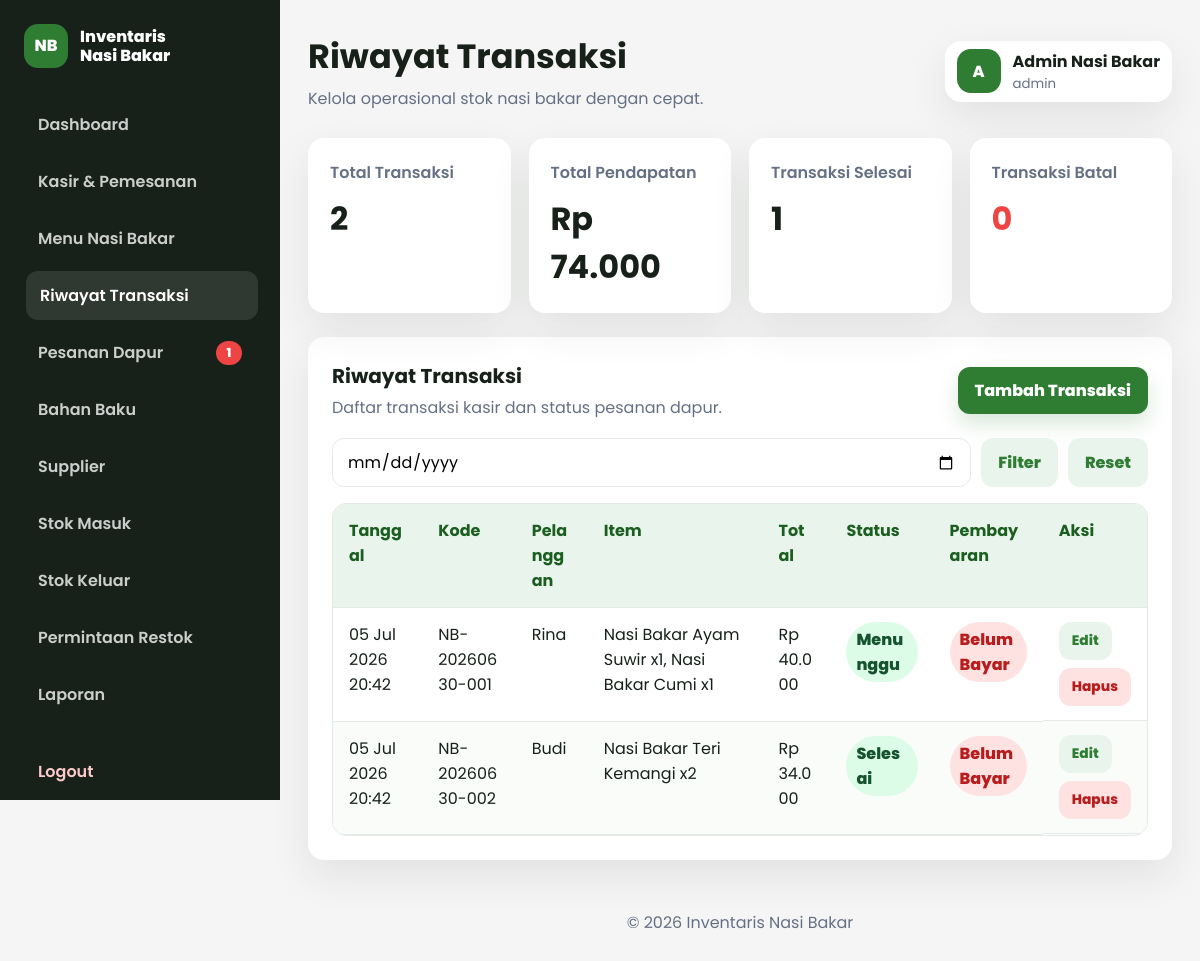
The app's page /dashboard/transaksi/index.php (signed in) with its own data.
### tables this page shows
CREATE TABLE pesanan (
    id INT AUTO_INCREMENT PRIMARY KEY,
    kode_pesanan VARCHAR(40) NOT NULL UNIQUE,
    nama_pelanggan VARCHAR(120) NOT NULL,
    total DECIMAL(12,2) NOT NULL DEFAULT 0,
    metode_bayar ENUM('tunai', 'qris', 'transfer') NOT NULL DEFAULT 'tunai',
    status ENUM('menunggu', 'diproses', 'selesai', 'batal') NOT NULL DEFAULT 'menunggu',
    status_pembayaran ENUM('belum_bayar', 'lunas') NOT NULL DEFAULT 'belum_bayar',
    catatan TEXT NULL,
    user_id INT NULL,
    created_at TIMESTAMP DEFAULT CURRENT_TIMESTAMP,
    CONSTRAINT fk_pesanan_user FOREIGN KEY (user_id) REFERENCES users(id) ON UPDATE CASCADE ON DELETE SET NULL
);

### includes/functions.php (called while the page is built, shortened)
<?php
function e(?string $value): string
{
    return htmlspecialchars((string) $value, ENT_QUOTES, 'UTF-8');
}
function rupiah($value): string
{
    return 'Rp ' . number_format((float) $value, 0, ',', '.');
}
function status_pesanan_label(string $status): string
{
    $labels = [
        'baru' => 'Menunggu',
        'menunggu' => 'Menunggu',
        'diproses' => 'Diproses',
        'selesai' => 'Selesai',
        'batal' => 'Batal',
    ];
    return $labels[$status] ?? ucfirst($status);
}
function fetch_all_stmt(mysqli_stmt $stmt): array
{
    mysqli_stmt_execute($stmt);
    $result = mysqli_stmt_get_result($stmt);
    return mysqli_fetch_all($result, MYSQLI_ASSOC);
}

### dashboard/transaksi/index.php (the view, shortened to what this page needs)
<?php
require_once __DIR__ . '/../../config/koneksi.php';
require_once __DIR__ . '/../../includes/functions.php';
$tanggal = $_GET['tanggal'] ?? '';
$where = '';
$sql = "SELECT p.*,
               GROUP_CONCAT(CONCAT(m.nama_menu, ' x', pd.qty) ORDER BY pd.id SEPARATOR ', ') AS item_pesanan
        FROM pesanan p
        LEFT JOIN pesanan_detail pd ON pd.pesanan_id = p.id
        LEFT JOIN menu_nasi_bakar m ON m.id = pd.menu_id
        $where
        GROUP BY p.id
        ORDER BY p.created_at DESC";
$stmt = mysqli_prepare($conn, $sql);
$rows = fetch_all_stmt($stmt);
$totalTransaksi = count($rows);
$totalPendapatan = 0;
$transaksiSelesai = 0;
$transaksiBatal = 0;
foreach ($rows as $row) {
    $totalPendapatan += (float) $row['total'];
    if ($row['status'] === 'selesai') {
        $transaksiSelesai++;
    }
}
include __DIR__ . '/../../includes/header.php';
?>
<section class="stats-grid">
    <article class="stat-card">
        <span>Total Transaksi</span>
        <strong><?= $totalTransaksi; ?></strong>
    </article>
    <article class="stat-card">
        <span>Total Pendapatan</span>
        <strong><?= rupiah($totalPendapatan); ?></strong>
    </article>
    <article class="stat-card">
        <span>Transaksi Selesai</span>
        <strong><?= $transaksiSelesai; ?></strong>
    </article>
    <article class="stat-card danger">
        <span>Transaksi Batal</span>
        <strong><?= $transaksiBatal; ?></strong>
    </article>
</section>
<section class="panel">
    <div class="panel-header">
        <div>
            <h2>Riwayat Transaksi</h2>
            <p>Daftar transaksi kasir dan status pesanan dapur.</p>
        </div>
        <a class="btn btn-primary" href="../kasir/index.php">Tambah Transaksi</a>
    </div>
    <form class="toolbar" method="get">
        <input type="date" name="tanggal" value="<?= e($tanggal); ?>">
        <button class="btn btn-secondary" type="submit">Filter</button>
        <a class="btn btn-secondary" href="index.php">Reset</a>
    </form>
    <div class="table-wrap">
        <table>
            <thead>
                <tr>
                    <th>Tanggal</th>
                    <th>Kode</th>
                    <th>Pelanggan</th>
                    <th>Item</th>
                    <th>Total</th>
                    <th>Status</th>
                    <th>Pembayaran</th>
                    <th>Aksi</th>
                </tr>
            </thead>
            <tbody>
                <?php foreach ($rows as $row): ?>
                    <tr>
                        <td><?= e(date('d M Y H:i', strtotime($row['created_at']))); ?></td>
                        <td><?= e($row['kode_pesanan']); ?></td>
                        <td><?= e($row['nama_pelanggan']); ?></td>
                        <td><?= e($row['item_pesanan'] ?: '-'); ?></td>
                        <td><?= rupiah($row['total']); ?></td>
                        <td><span class="badge <?= $row['status'] === 'batal' ? 'danger' : ''; ?>"><?= e(status_pesanan_label($row['status'])); ?></span></td>
                        <td><span class="badge <?= $row['status_pembayaran'] === 'belum_bayar' ? 'danger' : ''; ?>"><?= $row['status_pembayaran'] === 'lunas' ? 'Lunas' : 'Belum Bayar'; ?></span></td>
                        <td class="actions">
                            <a class="btn-small" href="../kasir/form.php?id=<?= (int) $row['id']; ?>">Edit</a>
                            <a class="btn-small danger" href="../kasir/hapus.php?id=<?= (int) $row['id']; ?>" data-confirm="Hapus transaksi ini?">Hapus</a>
                        </td>
                    </tr>
                <?php endforeach; ?>
            </tbody>
        </table>
    </div>
</section>
<?php include __DIR__ . '/../../includes/footer.php'; ?>

### assets/css/dashboard.css (style rules this page uses)
:root { --primary: #2E7D32; --primary-dark: #1B5E20; --secondary: #F5F5F5; --accent: #FFC107; --danger: #EF4444; --text: #17211A; --muted: #667085; --border: #E4EAE5; --white: #FFFFFF; --shadow: 0 16px 40px rgba(22, 39, 24, 0.09); }
* { box-sizing: border-box; }
body { margin: 0; font-family: "Poppins", sans-serif; color: var(--text); background: var(--secondary); overflow-x: hidden; }
a { color: inherit; text-decoration: none; }
button, input, textarea, select { font: inherit; }
.stats-grid { display: grid; grid-template-columns: repeat(auto-fit, minmax(180px, 1fr)); gap: 18px; margin-bottom: 24px; }
.stat-card, .panel { border-radius: 16px; background: var(--white); box-shadow: var(--shadow); }
.stat-card { padding: 22px; }
.stat-card span { display: block; color: var(--muted); font-weight: 600; }
.stat-card strong { display: block; margin-top: 10px; font-size: 2rem; overflow-wrap: anywhere; }
.stat-card.danger strong { color: var(--danger); }
.panel { padding: 24px; margin-bottom: 24px; }
.panel-header { display: flex; align-items: center; justify-content: space-between; gap: 16px; margin-bottom: 18px; min-width: 0; }
.panel-header h2 { margin: 0; font-size: 1.25rem; overflow-wrap: anywhere; }
.panel-header p { margin: 4px 0 0; color: var(--muted); }
.btn, .btn-small { min-height: 44px; display: inline-flex; align-items: center; justify-content: center; border: 1px solid transparent; border-radius: 12px; padding: 10px 16px; font-weight: 800; cursor: pointer; transition: background 0.2s ease, transform 0.2s ease, box-shadow 0.2s ease; text-align: center; white-space: normal; }
.btn-primary { background: var(--primary); color: var(--white); box-shadow: 0 10px 20px rgba(46, 125, 50, 0.18); }
.btn-secondary { background: #E9F5EC; color: var(--primary); }
.btn-small { min-height: 36px; padding: 8px 12px; background: #E9F5EC; color: var(--primary); font-size: 0.86rem; }
.btn-small.danger { background: #FEE2E2; color: #B91C1C; }
.toolbar { display: flex; flex-wrap: wrap; gap: 10px; margin-bottom: 16px; }
.toolbar input, .toolbar select { flex: 1; min-width: 180px; min-height: 44px; border: 1px solid var(--border); border-radius: 12px; padding: 10px 14px; }
.table-wrap { width: 100%; overflow-x: auto; -webkit-overflow-scrolling: touch; border: 1px solid var(--border); border-radius: 14px; }
table { width: 100%; border-collapse: collapse; min-width: 720px; }
thead th { position: sticky; top: 0; z-index: 1; background: #E9F5EC; color: var(--primary-dark); text-align: left; }
th, td { padding: 14px 16px; border-bottom: 1px solid var(--border); vertical-align: top; overflow-wrap: anywhere; }
tbody tr:nth-child(even) { background: #FAFCFA; }
.actions { display: flex; flex-wrap: wrap; gap: 8px; align-items: center; }
.badge { display: inline-flex; min-width: 48px; justify-content: center; padding: 5px 10px; border-radius: 999px; background: #DCFCE7; color: #14532D; font-weight: 800; }
.badge.danger { background: #FEE2E2; color: #B91C1C; }
@media (max-width: 1200px) { .stats-grid { grid-template-columns: repeat(auto-fit, minmax(170px, 1fr)); } }

### records on screen
pesanan: created_at "05 Jul 2026 20:42", kode_pesanan "NB-20260630-001", nama_pelanggan "Rina", item_pesanan "Nasi Bakar Ayam Suwir x1, Nasi Bakar Cumi x1", total "Rp 40.000", status "Menunggu", status_pembayaran "Belum Bayar"
pesanan: created_at "05 Jul 2026 20:42", kode_pesanan "NB-20260630-002", nama_pelanggan "Budi", item_pesanan "Nasi Bakar Teri Kemangi x2", total "Rp 34.000", status "Selesai", status_pembayaran "Belum Bayar"

### other values on screen
$sidebarNotifPesananBaru "1"
$pageTitle "Riwayat Transaksi"
$initial "A"
$adminName "Admin Nasi Bakar"
$roleLabel "admin"
$totalTransaksi "2"
rupiah($totalPendapatan) "Rp 74.000"
$transaksiSelesai "1"
$transaksiBatal "0"
